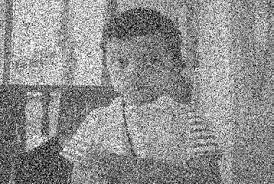
#> input picture Exercise_03/Q02/1.jpg, 274 x 184 px
$ python main.py
#> lines starting #> are read from the running program, lines starting #| are printed output that depends on the picture
from cv2 import imread
import cv2
from matplotlib import pyplot as plt
import copy
import numpy as np


# loading images
img_1 = imread("1.jpg")
#> img_1 is the input picture: shape (184, 274, 3); min 0, max 255, mean 142.5
img_2 = imread("2.jpg")
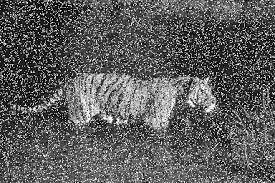
#> input picture Exercise_03/Q02/2.jpg, 275 x 183 px
#> img_2 is the input picture: shape (183, 275, 3); min 0, max 255, mean 92.7
img_3 = imread("3.png")
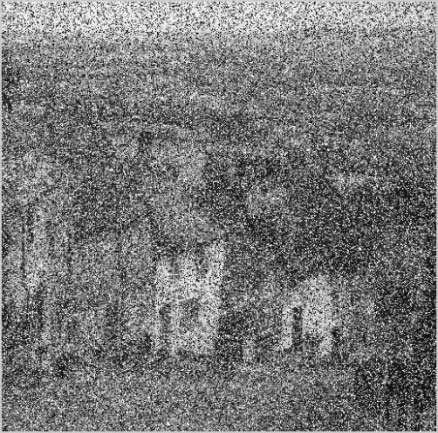
#> input picture Exercise_03/Q02/3.png, 438 x 433 px
#> img_3 is the input picture: shape (433, 438, 3); min 19, max 242, mean 119.1
img_4 = imread("4.jpg")
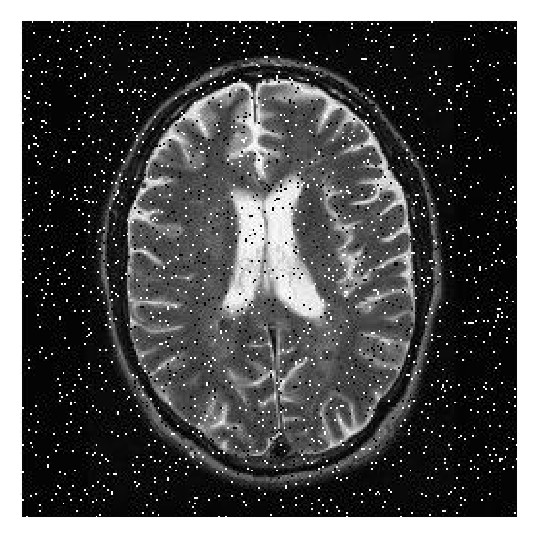
#> input picture Exercise_03/Q02/4.jpg, 537 x 537 px
#> img_4 is the input picture: shape (537, 537, 3); min 0, max 255, mean 82.8


# 3x3 median filter
three_by_three_filtered_img_1 = cv2.medianBlur(img_1, 3)
three_by_three_filtered_img_2 = cv2.medianBlur(img_2, 3)
three_by_three_filtered_img_3 = cv2.medianBlur(img_3, 3)
three_by_three_filtered_img_4 = cv2.medianBlur(img_4, 3)

# 5x5 median filter
five_by_five_filtered_img_1 = cv2.medianBlur(img_1, 5)
five_by_five_filtered_img_2 = cv2.medianBlur(img_2, 5)
five_by_five_filtered_img_3 = cv2.medianBlur(img_3, 5)
five_by_five_filtered_img_4 = cv2.medianBlur(img_4, 5)

# 9x9 median filter

nine_by_nine_filtered_img_1 = cv2.medianBlur(img_1, 9)
nine_by_nine_filtered_img_2 = cv2.medianBlur(img_2, 9)
nine_by_nine_filtered_img_3 = cv2.medianBlur(img_3, 9)
nine_by_nine_filtered_img_4 = cv2.medianBlur(img_4, 9)


final_img_1 = np.concatenate(
    (
        img_1,
        three_by_three_filtered_img_1,
        five_by_five_filtered_img_1,
        nine_by_nine_filtered_img_1,
    ),
    axis=1,
)
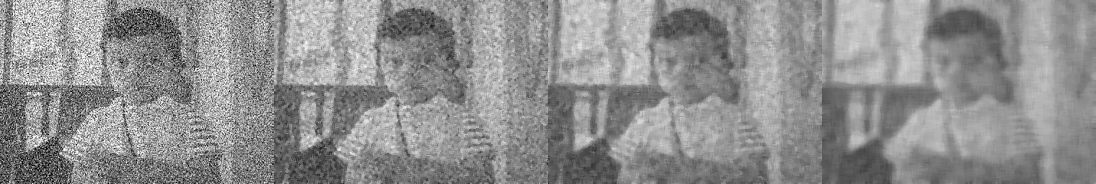
#> final_img_1: shape (184, 1096, 3); min 0, max 255, mean 143.1
final_img_2 = np.concatenate(
    (
        img_2,
        three_by_three_filtered_img_2,
        five_by_five_filtered_img_2,
        nine_by_nine_filtered_img_2,
    ),
    axis=1,
)
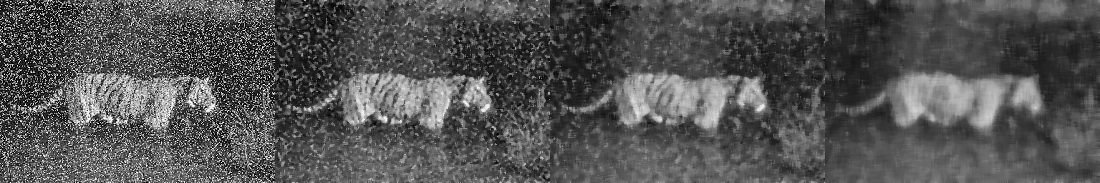
#> final_img_2: shape (183, 1100, 3); min 0, max 255, mean 83.5
final_img_3 = np.concatenate(
    (
        img_3,
        three_by_three_filtered_img_3,
        five_by_five_filtered_img_3,
        nine_by_nine_filtered_img_3,
    ),
    axis=1,
)
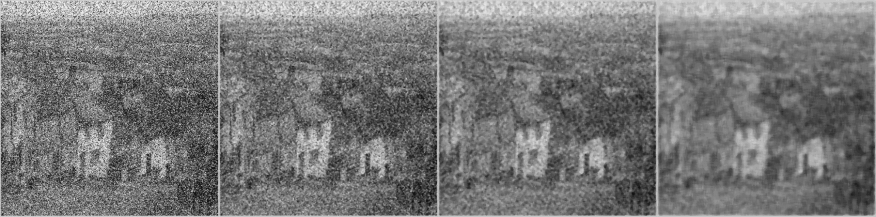
#> final_img_3: shape (433, 1752, 3) (shown at 1/2 size); min 19, max 242, mean 118.7
final_img_4 = np.concatenate(
    (
        img_4,
        three_by_three_filtered_img_4,
        five_by_five_filtered_img_4,
        nine_by_nine_filtered_img_4,
    ),
    axis=1,
)
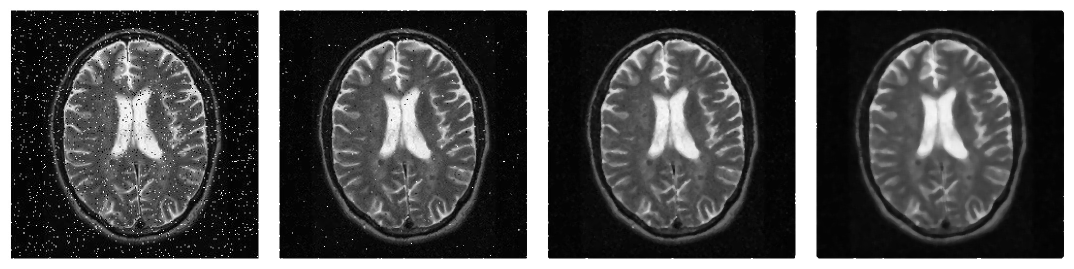
#> final_img_4: shape (537, 2148, 3) (shown at 1/2 size); min 0, max 255, mean 80.1

cv2.imshow("img 01", final_img_1)
cv2.waitKey(0)
cv2.imshow("img 02", final_img_2)
cv2.waitKey(0)
cv2.imshow("img 03", final_img_3)
cv2.waitKey(0)
cv2.imshow("img 04", final_img_4)
cv2.waitKey(0)
